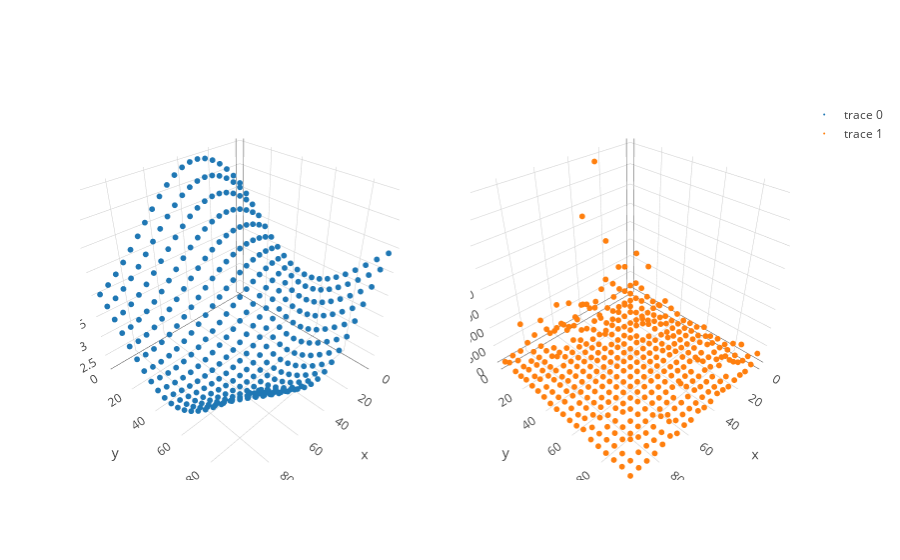

Notebook code cell kept with this figure:
### Markdown cell above
This notebook is an (in progress) example of kernel optimization using SVI in gp3. First, we simulate some data from a GP with an RBF kernel.

### Code cell
X = sim.sim_X_equispaced(D = 2, N_dim = 20, lower=0, upper=100)
f = sim.sim_f(X, rbf, np.log(np.exp([50., 1.0]) + 1), mu = 4.)
y = sim.poisson_draw(f, 1.) 

trace_func = go.Scatter3d(x = X[:,0], y = X[:,1], z=f, mode = 'markers', marker=dict(size = 2,))
trace_draws = go.Scatter3d(x = X[:,0], y = X[:,1], z=y, mode = 'markers', marker=dict(size = 2,))
fig = tools.make_subplots(rows=1, cols=2, specs=[[{'is_3d': True}, {'is_3d': True}]])
fig.append_trace(trace_func, 1, 1)
fig.append_trace(trace_draws, 1, 2)
iplot(fig)

### Figure 1 — Plotly figure (JSON) as saved in the notebook; plotly's stock layout.template omitted (floating-point values rounded to 4 significant figures; data arrays with more than 128 entries replaced by an {"elided": "..."} marker saying what was removed)
{"data": [{"marker": {"size": 2}, "mode": "markers", "scene": "scene1", "type": "scatter3d", "x": {"elided": "400 int values"}, "y": {"elided": "400 int values"}, "z": {"elided": "400 float values"}}, {"marker": {"size": 2}, "mode": "markers", "scene": "scene2", "type": "scatter3d", "x": {"elided": "400 int values"}, "y": {"elided": "400 int values"}, "z": {"elided": "400 int values"}}], "layout": {"scene1": {"domain": {"x": [0, 0.45], "y": [0, 1]}}, "scene2": {"domain": {"x": [0.55, 1], "y": [0, 1]}}}}
